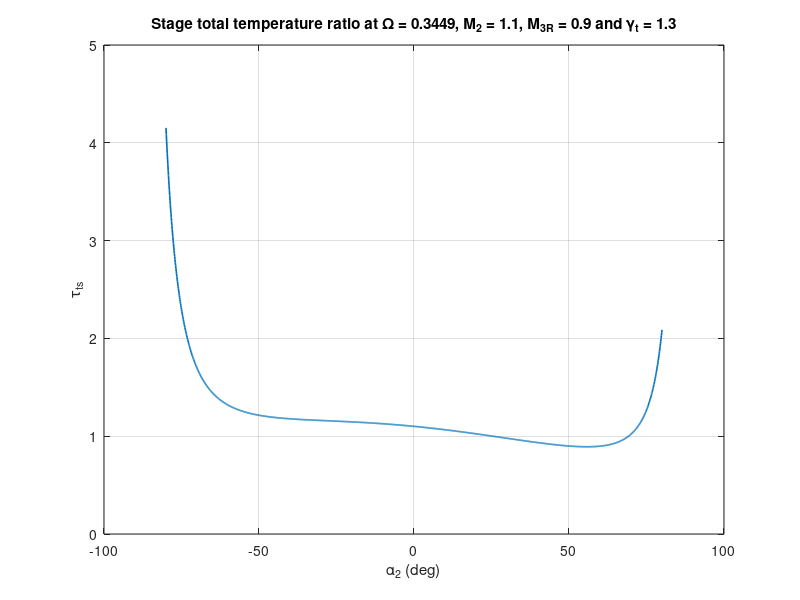
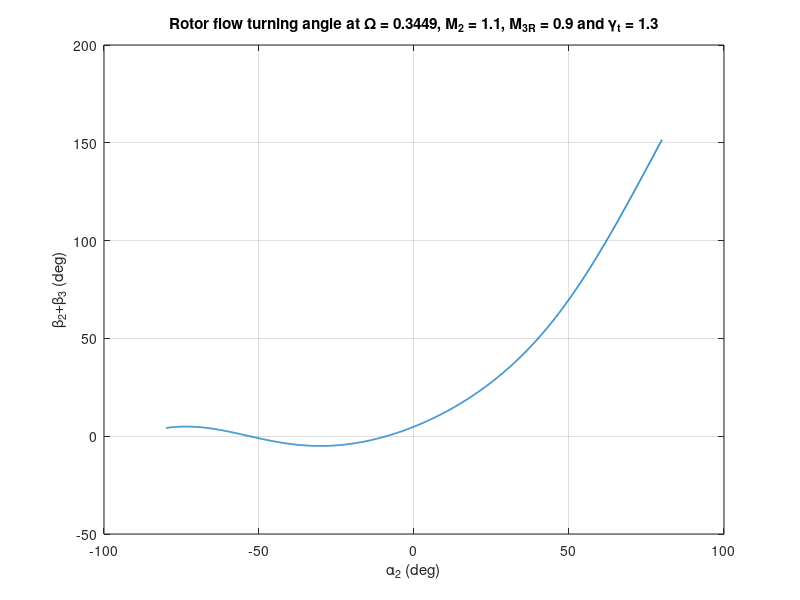
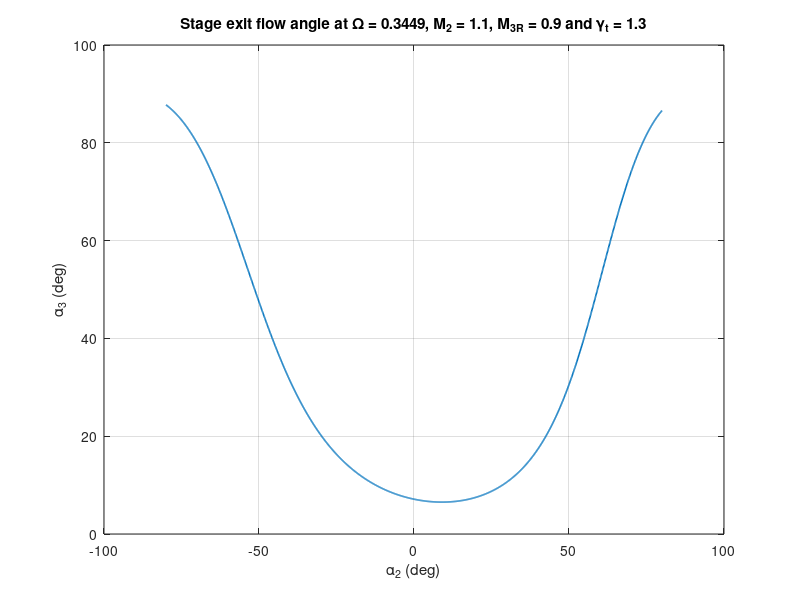
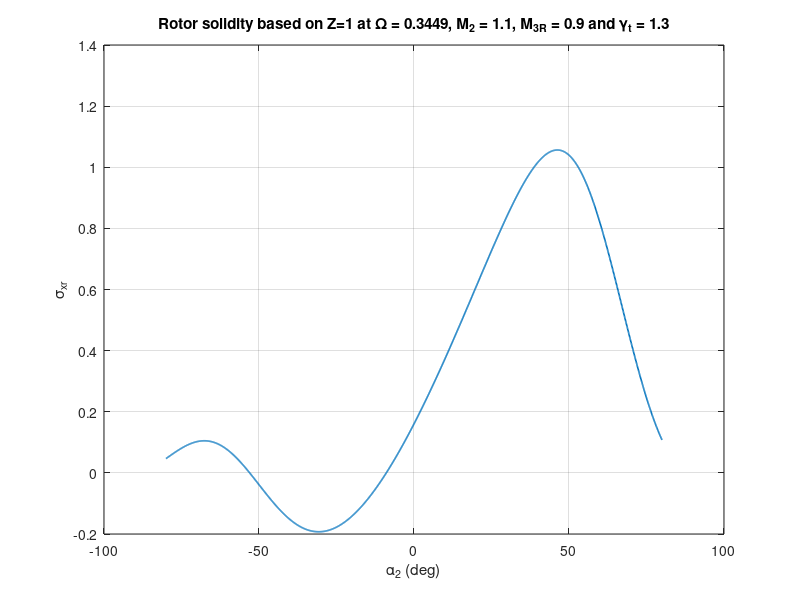

MATLAB code for these plots, in order:
clc;clear;close all;
%% HPT Aerodynamic Calculations

alpha2 = -80:0.1:80; % Turning angle
M3R = 0.9; % Relative Mach number
M2 = 1.1; % Stage exit Mach number
gamma_t = 1.3; % ratio of specific heats
omega = 0.3449; % dimensionless turbine rotor speed

% Velocity Ratios
V2overV = sqrt(((gamma_t-1)*M2.^2)/(1+((gamma_t-1)*M2.^2)/2));
uOverV = V2overV*cosd(alpha2);
v2OverV = V2overV*sind(alpha2);
v2ROverV = v2OverV - omega;

Beta2 = atand(v2ROverV./uOverV);
rotorRelative = 1 + ((omega^2)*(0.5-(v2OverV./omega)));
Beta3 = atand((rotorRelative./uOverV.^2)*(((gamma_t-1)*M3R^2)/(1+((gamma_t-1)*M3R^2)/2)));
Beta = Beta2 + Beta3;
v3OverV = (uOverV.*tand(Beta3))-omega;
alpha3 = atand(v3OverV./uOverV);
T3OverTt1 = (rotorRelative)/(1+(((gamma_t-1)*M3R^2)/2)); % Temperature ratio
tauts = T3OverTt1 + ((uOverV.^2).*((1+(tand(alpha3)).^2)/2)); % Stage total temperature ratio
solidity = 2*((cosd(Beta3)).^2).*((tand(Beta2))+((tand(Beta3)))); % Rotor solidity

% Degree of Reaction
Tt1 = 3162.29;
gcOverCpt = 7378;
V = sqrt(gcOverCpt*Tt1);
V3R = 1004.8;
v3r = V3R*sin(Beta3);
v2r = (v2OverV-omega)*V;
Rt = ((v3r.^2)-(v2r.^2))./(2*(1-tauts)*V^2); % Rotor degree of reaction


figure(1)
plot(alpha2,tauts,'LineWidth',1.2);
xlabel('\alpha_{2} (deg)'); ylabel('\tau_{ts}');
grid on;
title('Stage total temperature ratio at \Omega = 0.3449, M_{2} = 1.1, M_{3R} = 0.9 and \gamma_{t} = 1.3');

figure(2)
plot(alpha2,Beta,'LineWidth',1.2);
xlabel('\alpha_{2} (deg)'); ylabel('\beta_{2}+\beta_{3} (deg)');
grid on;
title('Rotor flow turning angle at \Omega = 0.3449, M_{2} = 1.1, M_{3R} = 0.9 and \gamma_{t} = 1.3');

figure(3)
plot(alpha2,alpha3,'LineWidth',1.2);
xlabel('\alpha_{2} (deg)'); ylabel('\alpha_{3} (deg)');
grid on;
title('Stage exit flow angle at \Omega = 0.3449, M_{2} = 1.1, M_{3R} = 0.9 and \gamma_{t} = 1.3');

figure(4)
plot(alpha2,solidity,'LineWidth',1.2);
xlabel('\alpha_{2} (deg)'); ylabel('\sigma_{xr}');
grid on;
title('Rotor solidity based on Z=1 at \Omega = 0.3449, M_{2} = 1.1, M_{3R} = 0.9 and \gamma_{t} = 1.3');

figure(5)
plot(alpha2,Rt,'LineWidth',1.2);
xlabel('\alpha_{2} (deg)'); ylabel('R_{t}');
grid on;
title('Rotor degree of reaction at \Omega = 0.3449, M_{2} = 1.1, M_{3R} = 0.9 and \gamma_{t} = 1.3');
axis([-80 80 -1 1.5]);